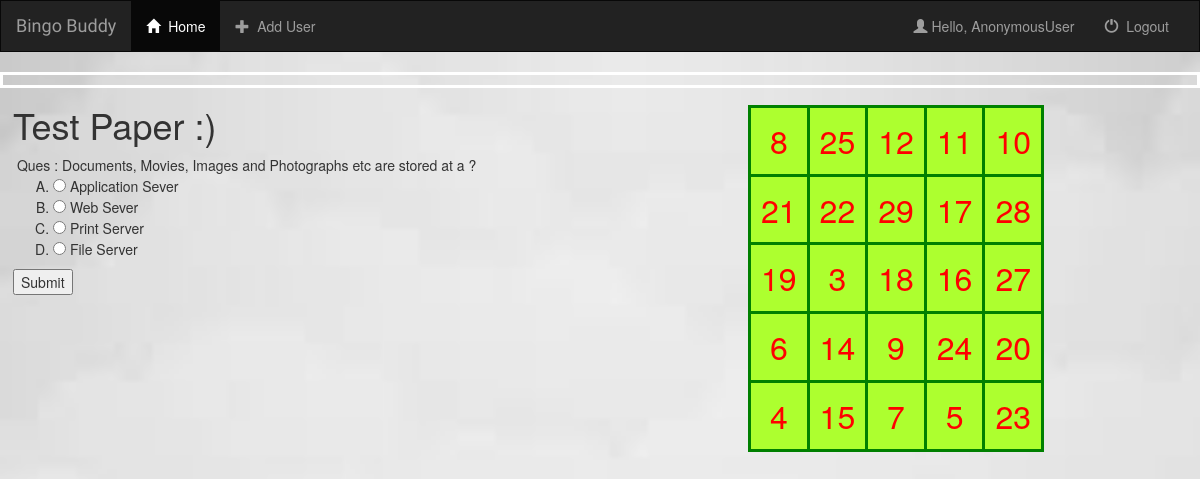
The page /testapp/test/ on the database its author committed.
### testapp/models.py (models this page shows, shortened)
class Question(models.Model):
    question = models.CharField(max_length=200)
    A = models.CharField(max_length=200)
    B = models.CharField(max_length=200)
    C = models.CharField(max_length=200)
    D = models.CharField(max_length=200)
    answer = models.CharField(max_length=10)

### testapp/views.py (the view)
# urls.py: path('test/',testPaper,name='testPaper'),
def testPaper(request):
    if(d['count']>0):
        random.shuffle(d['qnos'])
        qid = d['qnos'].pop()
        d['count'] = d['count']-1
        question = Question.objects.get(id=qid)
        d['ques'] = question
        return render(request,'testapp/test-paper.html',d)
    else:
        messages.info(request,'Test Ended')
        return render(request,'testapp/ended.html')

### templates/testapp/test-paper.html (shortened to what this page needs)
{% extends 'home/base.html' %}
{% block body %}
    <div class="float-conatiner">
    <div class="float-child">
        <h1>Test Paper :) </h1>
        <div id="form-div">
            <form method="post" action ="{% url 'test:result' pk=ques.id%}">
                &nbsp;Ques : {{ ques.question }}
                <ol class="op" type="A">
                    <li><input type="radio" name="option" value="A"> {{ ques.A }}</li>
                    <li><input type="radio" name="option" value="B"> {{ ques.B }}</li>
                    <li><input type="radio" name="option" value="C"> {{ ques.C }}</li>
                    <li><input type="radio" name="option" value="D"> {{ ques.D }}</li>
                </ol>
                <div id="submitbutton">
                    <input type=submit>
                </div>
            </form>
        </div>
    </div>
    <div class="float-child">
        <table class="card">
        {% for row in tabledata %}
            <tr>
                {% for item in row %}
                    {% if item in marked %}
                        <td id="{{ item }}" class="pink">{{ item }}</td>
                    {% else %}
                        <td id="{{ item }}">{{ item }}</td>
                    {% endif %}
                {% endfor %}
            </tr>
        {% endfor %}
    </table>
    </div>
    </div>
 {% endblock %}

### static/css/style.css (style rules this page uses)
body, html { height: 100%; width: 100%; margin: 0; }
body { background-image: url("images/background.jfif"); background-position: center; background-size: cover; background-repeat: repeat-y; }

### templates/testapp/test-paper.html (style rules this page uses)
.float-conatiner { border: 3px solid #fff; padding: 5px; }
.float-child { width: 50%; float: left; padding: 5px; }
.card { margin-right: auto; margin-left: auto; margin-top: 20px; }
table ,td { border: 3px solid green; }
table { width:50%; border-collapse: collapse; }
td { height: 50px; text-align: center; padding: 10px; background-color: greenyellow; color: red; font-size: xx-large; text-decoration-style: solid; }

### rows shown on the page
Question: question "Documents, Movies, Images and Photographs etc are stored at a ?", A "Application Sever", B "Web Sever", C "Print Server", D "File Server"

### other values the page prints
{{ request.user }} "AnonymousUser"
{{ item }} "8" "25" "12" "11" "10" "21" "22" "29" "17" "28" "19" "3" "18" "16" "27" "6" "14" "9" "24" "20" "4" "15" "7" "5" "23"
